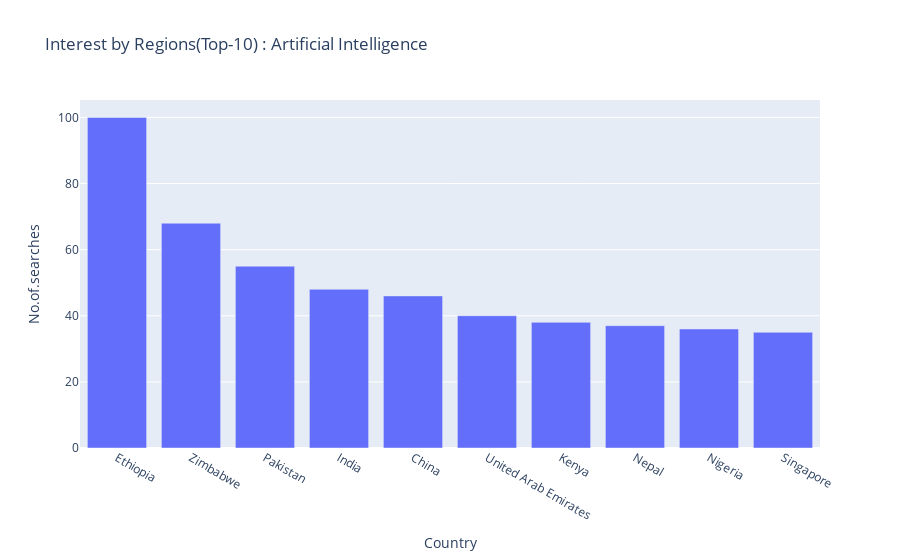

Notebook cell for this chart:
### Code cell
region_df=pytrends.interest_by_region()
region_df.reset_index(inplace=True)
sort_region_df=region_df.sort_values(keywords[0],ascending=False).head(10)
fig=go.Figure(data=go.Bar(x=sort_region_df['geoName'].tolist(), y=sort_region_df[keywords[0]].tolist()))
fig.update_layout(title='Interest by Regions(Top-10) : {} '.format(keywords[0]),xaxis_title='Country',yaxis_title='No.of.searches')
fig.show()

### Figure 1 — Plotly figure (JSON) as saved in the notebook; plotly's stock layout.template omitted (floating-point values rounded to 4 significant figures)
{"data": [{"type": "bar", "x": ["Ethiopia", "Zimbabwe", "Pakistan", "India", "China", "United Arab Emirates", "Kenya", "Nepal", "Nigeria", "Singapore"], "y": [100, 68, 55, 48, 46, 40, 38, 37, 36, 35]}], "layout": {"title": {"text": "Interest by Regions(Top-10) : Artificial Intelligence "}, "xaxis": {"title": {"text": "Country"}}, "yaxis": {"title": {"text": "No.of.searches"}}}}
